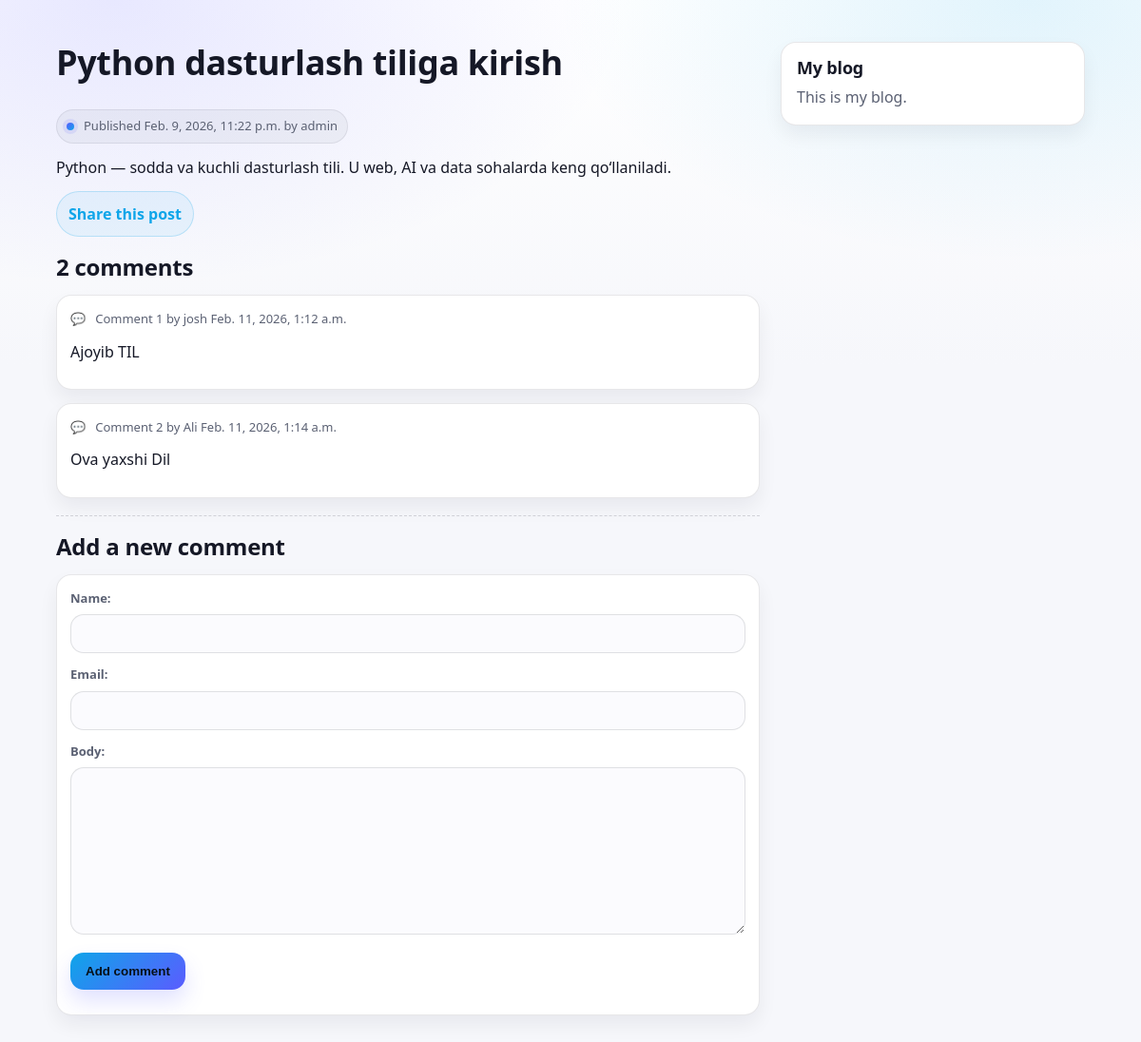
/post/2026/2/9/python-dasturlash-tiliga-kirish/, run on the app's committed database.
### blog/models.py (models this page shows, shortened)
class Post(models.Model):
    class Status(models.TextChoices):
        DRAFT = 'DF', 'Draft'
        PUBLISHED = 'PB', 'Published'
    title = models.CharField(max_length=250)
    slug = models.SlugField(max_length=250, unique_for_date='publish')
    author = models.ForeignKey(
        User,
        on_delete=models.CASCADE,
        related_name='blog_posts'
    )
    body = models.TextField()
    publish = models.DateTimeField(default=timezone.now)
    created = models.DateTimeField(auto_now_add=True)
    updated = models.DateTimeField(auto_now=True)
    status = models.CharField(
        max_length=2,
        choices=Status.choices,
        default=Status.DRAFT
    )
    objects = models.Manager()
    published = PublishedManager()
    class Meta:
        ordering = ['-publish']
        indexes = [
            models.Index(fields=['-publish']),
        ]

class Comment(models.Model):
    post = models.ForeignKey(
        Post,
        on_delete=models.CASCADE,
        related_name='comments'
    )
    name = models.CharField(max_length=80)
    email = models.EmailField()
    body = models.TextField()
    created = models.DateTimeField(auto_now_add=True)
    updated = models.DateTimeField(auto_now=True)
    active = models.BooleanField(default=True)
    class Meta:
        ordering = ['created']
        indexes = [
            models.Index(fields=['created']),
        ]

### blog/views.py (the view)
# urls.py: path('post/<int:year>/<int:month>/<int:day>/<slug:post>/', post_detail, name='post_detail'),
def post_detail(request, year, month, day, post):
    post = get_object_or_404(
        Post,
        status=Post.Status.PUBLISHED,
        slug=post,
        publish__year=year,
        publish__month=month,
        publish__day=day
    )
    comments = post.comments.filter(active=True)
    form = CommentForm()
    context = {
        'post': post,
        'comments': comments,
        'form': form,
    }
    return render(request, 'blog/post/detail.html', context=context)

### blog/forms.py
class CommentForm(forms.ModelForm):
    class Meta:
        model = Comment
        fields = ['name', 'email', 'body']

### templates/blog/post/detail.html (shortened to what this page needs)
{% extends "blog/base.html" %}
{% block content %}
    <h1>{{ post.title }}</h1>
    <p class="date">
        Published {{ post.publish }} by {{ post.author }}
    </p>
    {{ post.body|linebreaks }}
    <p>
        <a href="{% url 'blog:post_share' post.id %}">
            Share this post
        </a>
    </p>
    {% with comments.count as total_comments %}
        <h2>
            {{ total_comments }} comment{{ total_comments|pluralize }}
        </h2>
    {% endwith %}
    {% for comment in comments %}
        <div class="comment">
            <p class="info">
                Comment {{ forloop.counter }} by {{ comment.name }}
                {{ comment.created }}
            </p>
            {{ comment.body|linebreaks }}
        </div>
    {% empty %}
        <p>There are no comments.</p>
    {% endfor %}
    {% include "blog/post/includes/comment_form.html" %}
{% endblock %}

### static/css/blog.css (style rules this page uses)
:root { --bg: #f6f7fb; --text: #151826; --muted: #5b6173; --muted2:#737a8f; --card: #ffffff; --line: rgba(20, 24, 38, .10); --accent: #5b5cff; --accent2:#0ea5e9; --radius: 16px; --shadow: 0 12px 30px rgba(20,24,38,.08); --shadow2: 0 10px 20px rgba(20,24,38,.06); --max: 1100px; }
* { box-sizing:border-box; }
html,body { height:100%; }
body { margin:0; color:var(--text); font:16px/1.65 system-ui,-apple-system,Segoe UI,Roboto,Arial,"Noto Sans","Helvetica Neue",sans-serif; background: radial-gradient(900px 500px at 10% 0%, rgba(91,92,255,.14), transparent 60%), radial-gradient(900px 500px at 90% 0%, rgba(14,165,233,.12), transparent 55%), linear-gradient(180deg, #ffffff, var(--bg) 35%, var(--bg)); }
@media (min-width: 980px) { body { display:grid; grid-template-columns: 1fr minmax(0, 740px) minmax(0, 320px) 1fr; column-gap: 22px; } }
h1,h2,h3 { margin:0 0 12px; line-height:1.2; letter-spacing:-.01em; }
h1 { font-size: clamp(28px, 3vw, 42px); }
h2 { font-size: clamp(18px, 2vw, 24px); }
p { margin:0 0 12px; color: var(--text); }
a { color: var(--accent2); text-decoration:none; font-weight:700; }
#content h1 { margin-bottom: 18px; }
#content h2 { margin: 18px 0 8px; }
.date { margin: 10px 0 12px; font-size: 13px; color: var(--muted); display: inline-flex; gap: 10px; align-items: center; padding: 6px 10px; border-radius: 999px; background: rgba(20,24,38,.04); border: 1px solid rgba(20,24,38,.08); }
.date::before { content:""; width:8px; height:8px; border-radius: 99px; background: linear-gradient(135deg, var(--accent), var(--accent2)); box-shadow: 0 0 0 4px rgba(91,92,255,.12); }
#content > h1 + .date { margin-top: 10px; }
#content a[href*="share"] { display:inline-flex; align-items:center; gap:8px; padding: 10px 12px; border-radius: 999px; border: 1px solid rgba(14,165,233,.22); background: rgba(14,165,233,.07); }
.comment { margin: 14px 0; padding: 14px 14px; background: var(--card); border: 1px solid var(--line); border-radius: var(--radius); box-shadow: var(--shadow2); }
.comment .info { margin: 0 0 10px; font-size: 13px; color: var(--muted); display:flex; flex-wrap:wrap; gap:10px; align-items:center; }
.comment .info::before { content:"💬"; }
label { display:block; margin: 0 0 6px; color: var(--muted); font-size: 13px; font-weight: 800; }
input[type="text"], input[type="email"], input[type="url"], input[type="password"], textarea, select { width:100%; padding: 12px 12px; border-radius: 14px; border: 1px solid rgba(20,24,38,.12); background: #fbfbfe; color: var(--text); outline:none; transition: border-color .15s ease, box-shadow .15s ease; }
textarea { min-height: 120px; resize: vertical; }

### data on the page
Post: title "Python dasturlash tiliga kirish", publish "Feb. 9, 2026, 11:22 p.m.", author "admin", body "Python — sodda va kuchli dasturlash tili. U web, AI va data sohalarda keng qo‘llaniladi."
Comment: name "josh", created "Feb. 11, 2026, 1:12 a.m.", body "Ajoyib TIL"
Comment: name "Ali", created "Feb. 11, 2026, 1:14 a.m.", body "Ova yaxshi Dil"

### other printed values
{{ total_comments }} "2"
